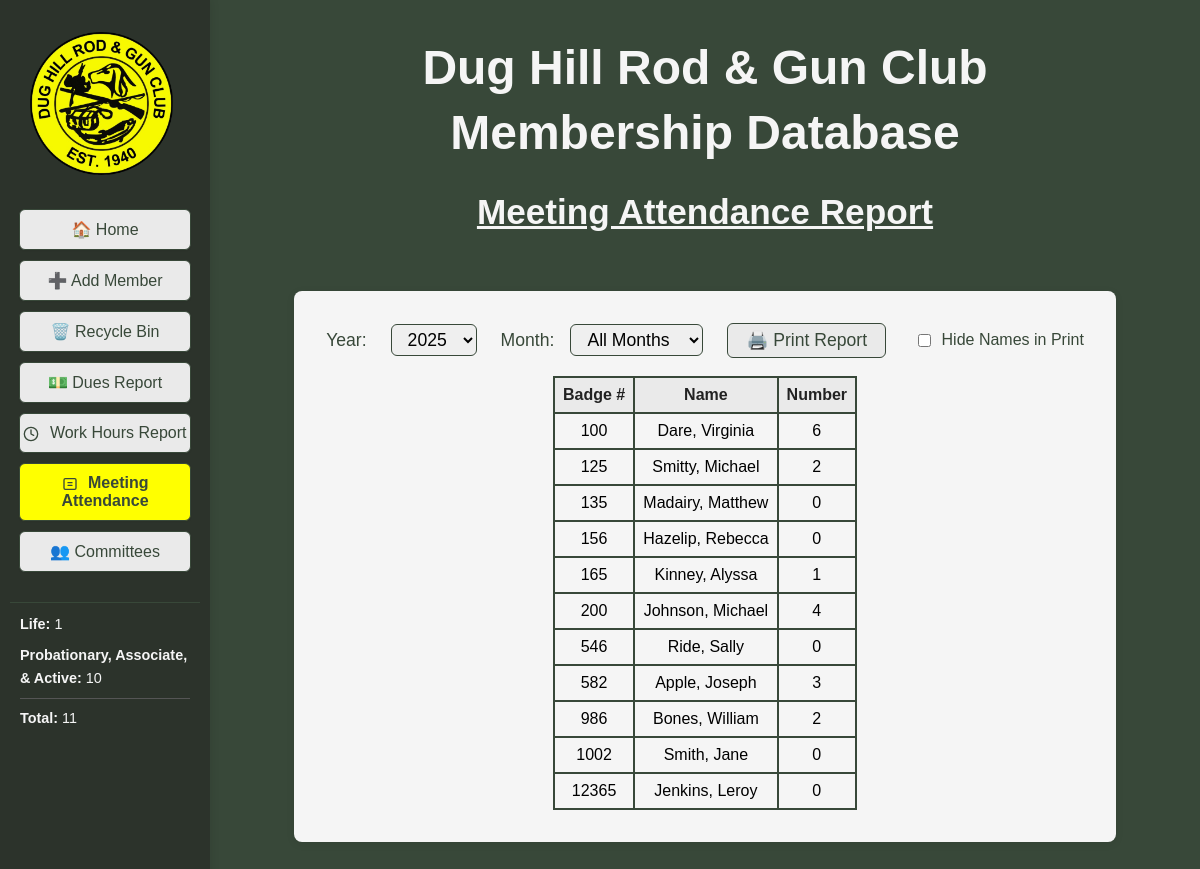
The app's page /meeting_attendance_report, older data.
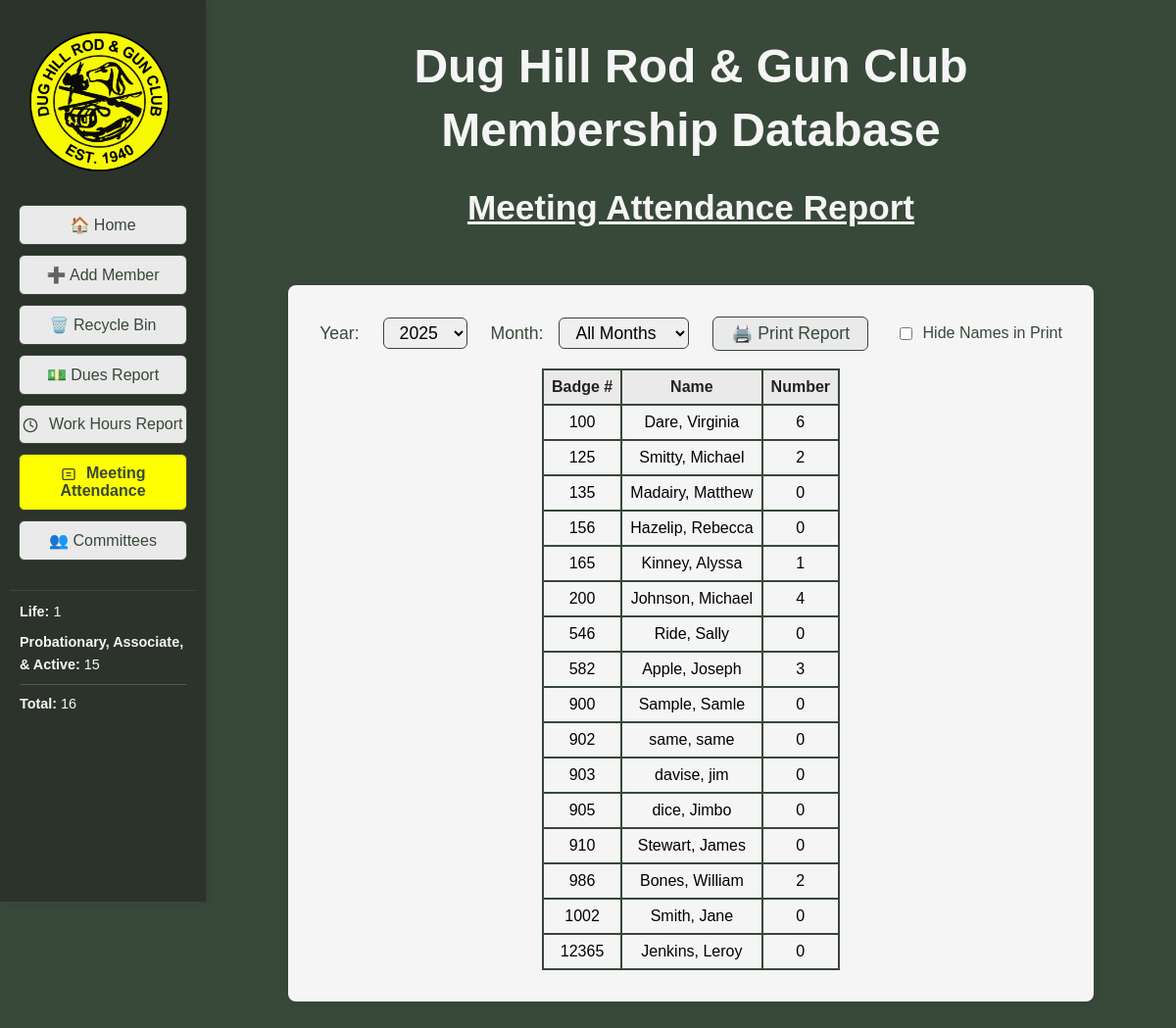
The same page, newer data.
### tables this page shows
CREATE TABLE members (
                id INTEGER PRIMARY KEY AUTOINCREMENT,
                badge_number TEXT,
                membership_type TEXT,
                first_name TEXT,
                last_name TEXT,
                dob TEXT,
                email TEXT,
                phone TEXT,
                address TEXT,
                city TEXT,
                state TEXT,
                zip TEXT,
                join_date TEXT,
                email2 TEXT,
                sponsor TEXT,
                card_internal TEXT,
                card_external TEXT,
                deleted INTEGER DEFAULT 0
            , phone2 TEXT, waiver INTEGER DEFAULT 0, middle_name TEXT DEFAULT '', nickname TEXT DEFAULT '', suffix TEXT DEFAULT '', deleted_on TEXT);

### DH_DB_Webapp/app.py (the view)
@app.route('/meeting_attendance_report', endpoint='meeting_attendance_report')
def meeting_attendance_report():
	year = request.args.get('year')
	month = request.args.get('month') or 'all'
	years = database.get_meeting_years()
	months = [
		{'value': 'all', 'name': 'All Months'},
		{'value': '01', 'name': 'January'},
		{'value': '02', 'name': 'February'},
		{'value': '03', 'name': 'March'},
		{'value': '04', 'name': 'April'},
		{'value': '05', 'name': 'May'},
		{'value': '06', 'name': 'June'},
		{'value': '07', 'name': 'July'},
		{'value': '08', 'name': 'August'},
		{'value': '09', 'name': 'September'},
		{'value': '10', 'name': 'October'},
		{'value': '11', 'name': 'November'},
		{'value': '12', 'name': 'December'}
	]
	attendance = database.get_meeting_attendance_report(year=year, month=month)
	now = datetime.datetime.now()
	member_stats = get_member_stats()
	return render_template('meeting_attendance_report.html', attendance=attendance, years=years, selected_year=year, months=months, selected_month=month, now=now, active_page='meeting_attendance_report', member_stats=member_stats)

### DH_DB_Webapp/app.py (called while the page is built)
def get_member_stats():
	all_members = database.get_all_members()
	life_count = len([m for m in all_members if m['membership_type'] == 'Life'])
	voting_count = len([m for m in all_members if m['membership_type'] in ['Probationary', 'Associate', 'Active']])
	total_count = len(all_members)
	return {
		'life_members': life_count,
		'voting_members': voting_count,
		'total_members': total_count
	}

### DH_DB_Webapp/database.py (called while the page is built, shortened)
def get_meeting_attendance_report(year=None, month=None):
    conn = get_connection()
    c = conn.cursor()
    params = []
    if month == 'all':
        query = '''
            SELECT m.badge_number, m.first_name, m.last_name,
                   COUNT(CASE WHEN a.status IN ('Attended', 'Exempt') THEN 1 END) as total_meetings
            FROM members m
            LEFT JOIN meeting_attendance a ON m.id = a.member_id
            WHERE m.deleted = 0
        '''
        if year:
            query += " AND strftime('%Y', a.meeting_date) = ?"
            params.append(year)
        query += " GROUP BY m.id ORDER BY CAST(m.badge_number AS INTEGER), m.last_name, m.first_name"
        c.execute(query, params)
        rows = c.fetchall()
        conn.close()
        return rows

### DH_DB_Webapp/templates/meeting_attendance_report.html (shortened to what the changed rows need)
<!DOCTYPE html>
<html>
<head>
</head>
<body style="background-color:#384839; font-family:Arial, Helvetica, sans-serif;">
    <div style="display:flex; flex-direction:row;">
    <div class="side-menu" style="position:fixed; top:0; left:0; height:100vh; width:210px; background-color:#2c332b; display:flex; flex-direction:column; align-items:center; padding-top:120px; z-index:100; box-shadow:2px 0 8px rgba(0,0,0,0.08);">
            <div style="width:170px; margin-top:20px; padding:10px; border-top:1px solid #384839;">
                <div style="color:#f5f5f5; font-size:0.9em; line-height:1.6; text-align:left;">
                    <div style="margin-bottom:8px;"><strong>Life:</strong> {{ member_stats.life_members }}</div>
                    <div style="margin-bottom:8px;"><strong>Probationary, Associate, & Active:</strong> {{ member_stats.voting_members }}</div>
                    <div style="border-top:1px solid #555; padding-top:8px;"><strong>Total:</strong> {{ member_stats.total_members }}</div>
                </div>
            </div>
        </div>
        <div class="main-content" style="display:flex; flex-direction:column; align-items:center; justify-content:center; min-width:0; width:100%;">
            <div class="page-header" style="width:100%; display:flex; flex-direction:column; align-items:center; margin-bottom:20px;">
                <div style="text-align:center; width:100%; max-width:800px; margin:0 auto;">
                    <h1 style="margin-bottom:0.2em; color:#f5f5f5; font-size:3em; text-align:center;">Dug Hill Rod & Gun Club</h1>
                    <h1 style="margin-top:0.2em; color:#f5f5f5; font-size:3em; text-align:center;">Membership Database</h1>
                    <h2 style="font-size:2.2em; margin-bottom:0.2em; margin-top:0; text-align:center; color:#f5f5f5; font-family:Arial, Helvetica, sans-serif; font-weight:bold; text-decoration:underline;">Meeting Attendance Report</h2>
                </div>
            </div>
            <div class="print-table-container" style="background-color:#f5f5f5; border-radius:8px; padding:32px; min-width:400px; min-height:200px; box-shadow:0 2px 8px rgba(0,0,0,0.08); margin-bottom:40px; margin-top:0; max-width:800px; margin-left:auto; margin-right:auto; display:flex; flex-direction:column; align-items:center;">
            <div class="print-table-center">
                <table id="attendanceTable" style="margin:0; border-collapse:collapse;">
            <thead>
                <tr>
                    <th id="th0" onclick="sortTable(0)">Badge # </th>
                    <th id="th1" onclick="sortTable(1)" class="name-col">Name </th>
                    {% if selected_month == 'all' %}
                        <th id="th2" onclick="sortTable(2)">Number </th>
                    {% else %}
                        <th id="th2" onclick="sortTable(2)">Meeting Date <span></span></th>
                        <th id="th3" onclick="sortTable(3)">Status <span></span></th>
                    {% endif %}
                </tr>
            </thead>
            <tbody>
                {% if selected_month == 'all' %}
                    {% for att in attendance %}
                    <tr>
                        <td>{{ att.badge_number }}</td>
                            <td class="name-col">{{ att.last_name }}, {{ att.first_name }}</td>
                        <td>{{ att.total_meetings }}</td>
                    </tr>
                    {% endfor %}
                {% endif %}
            </tbody>
                </table>
            </div>
    </div>
</body>
</html>

Row changes from the older to the newer data that the page shows:
added members: badge_number "900", last_name "Sample", first_name "Samle", total_meetings "0"
added members: badge_number "902", last_name "same", first_name "same", total_meetings "0"
added members: badge_number "903", last_name "davise", first_name "jim", total_meetings "0"
added members: badge_number "905", last_name "dice", first_name "Jimbo", total_meetings "0"
added members: badge_number "910", last_name "Stewart", first_name "James", total_meetings "0"
Text that changed along with them:
{{ member_stats.voting_members }}: "10" → "15"
{{ member_stats.total_members }}: "11" → "16"
